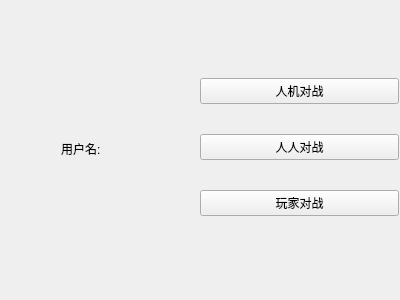
<?xml version="1.0" encoding="UTF-8"?>
<ui version="4.0">
 <class>CCMainWindow</class>
 <widget class="QWidget" name="CCMainWindow">
  <property name="geometry">
   <rect>
    <x>0</x>
    <y>0</y>
    <width>400</width>
    <height>300</height>
   </rect>
  </property>
  <property name="windowTitle">
   <string>CCMainWindow</string>
  </property>
  <layout class="QHBoxLayout" name="horizontalLayout">
   <property name="spacing">
    <number>0</number>
   </property>
   <property name="leftMargin">
    <number>1</number>
   </property>
   <property name="topMargin">
    <number>1</number>
   </property>
   <property name="rightMargin">
    <number>1</number>
   </property>
   <property name="bottomMargin">
    <number>1</number>
   </property>
   <item>
    <widget class="QWidget" name="widget_2" native="true">
     <property name="leftSkin" stdset="0">
      <bool>true</bool>
     </property>
     <widget class="QLabel" name="userNameLabel">
      <property name="geometry">
       <rect>
        <x>60</x>
        <y>140</y>
        <width>72</width>
        <height>15</height>
       </rect>
      </property>
      <property name="text">
       <string>用户名:</string>
      </property>
     </widget>
    </widget>
   </item>
   <item>
    <widget class="QWidget" name="widget" native="true">
     <property name="rightSkin" stdset="0">
      <bool>true</bool>
     </property>
     <layout class="QVBoxLayout" name="verticalLayout">
      <property name="spacing">
       <number>30</number>
      </property>
      <property name="leftMargin">
       <number>0</number>
      </property>
      <property name="topMargin">
       <number>0</number>
      </property>
      <property name="rightMargin">
       <number>0</number>
      </property>
      <property name="bottomMargin">
       <number>0</number>
      </property>
      <item>
       <spacer name="verticalSpacer">
        <property name="orientation">
         <enum>Qt::Vertical</enum>
        </property>
        <property name="sizeHint" stdset="0">
         <size>
          <width>20</width>
          <height>40</height>
         </size>
        </property>
       </spacer>
      </item>
      <item>
       <widget class="QPushButton" name="PvEBtn">
        <property name="text">
         <string>人机对战</string>
        </property>
       </widget>
      </item>
      <item>
       <widget class="QPushButton" name="onLocalPvPBtn">
        <property name="text">
         <string>人人对战</string>
        </property>
       </widget>
      </item>
      <item>
       <widget class="QPushButton" name="onLinePvPBtn">
        <property name="text">
         <string>玩家对战</string>
        </property>
       </widget>
      </item>
      <item>
       <spacer name="verticalSpacer_2">
        <property name="orientation">
         <enum>Qt::Vertical</enum>
        </property>
        <property name="sizeHint" stdset="0">
         <size>
          <width>20</width>
          <height>83</height>
         </size>
        </property>
       </spacer>
      </item>
     </layout>
    </widget>
   </item>
  </layout>
 </widget>
 <layoutdefault spacing="6" margin="11"/>
 <resources/>
 <connections/>
</ui>
